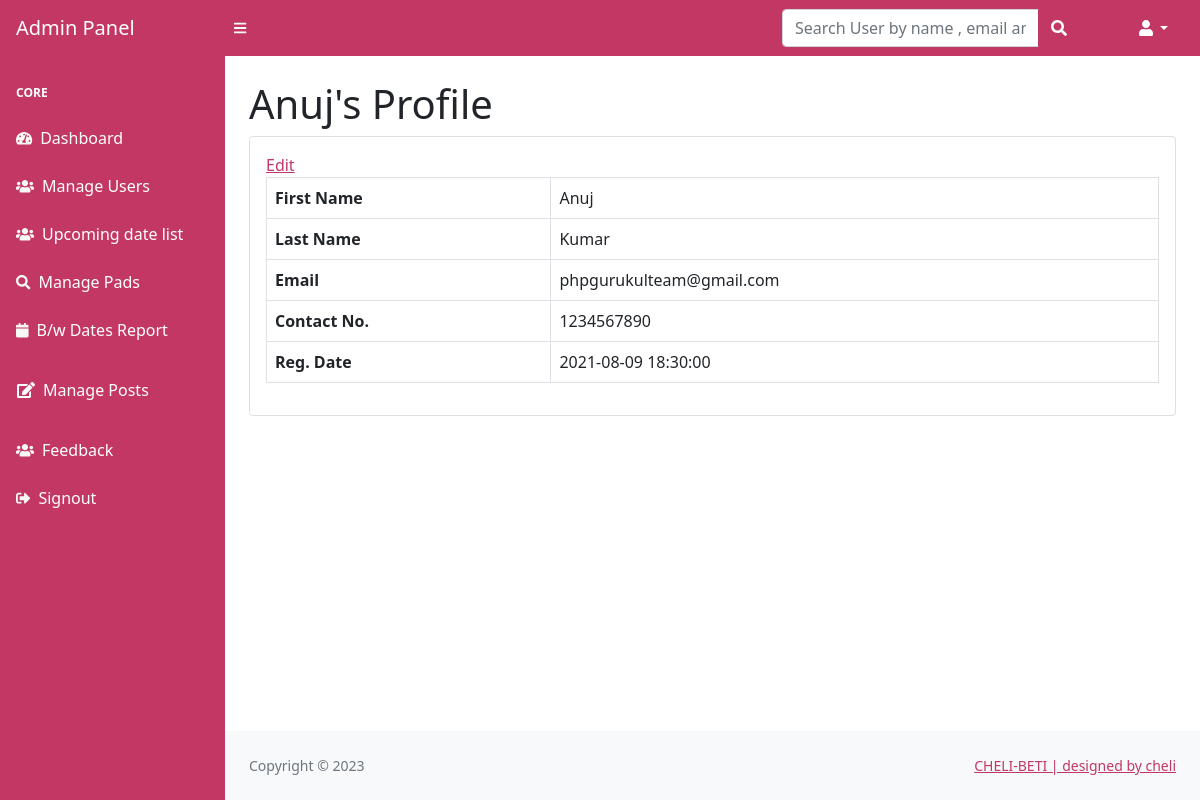
Screenshot of /login/loginsystem/admin/user-profile.php?uid=13 (signed in) with the database file from the repository.
### tables this page shows
CREATE TABLE `users` (
  `id` int(11) NOT NULL,
  `fname` varchar(255) DEFAULT NULL,
  `lname` varchar(255) DEFAULT NULL,
  `email` varchar(255) DEFAULT NULL,
  `password` varchar(300) DEFAULT NULL,
  `contactno` varchar(11) DEFAULT NULL,
  `posting_date` timestamp NOT NULL DEFAULT current_timestamp(),
  `location` varchar(50) NOT NULL
);

### login/loginsystem/admin/user-profile.php (the view, shortened to what this page needs)
<?php session_start();
include_once('../includes/config.php');
if (strlen($_SESSION['adminid']==0)) {
  header('location:logout.php');
  } else{
?>
<!DOCTYPE html>
<html lang="en">
    <head>
        <link href="https://cdn.jsdelivr.net/npm/simple-datatables@latest/dist/style.css" rel="stylesheet" />
        <link href="../css/styles.css" rel="stylesheet" />
    </head>
    <body class="sb-nav-fixed">
      <?php include_once('includes/navbar.php');?>
        <div id="layoutSidenav">
          <?php include_once('includes/sidebar.php');?>
            <div id="layoutSidenav_content">
                <main>
                    <div class="container-fluid px-4">
<?php
$userid=$_GET['uid'];
$query=mysqli_query($con,"select * from users where id='$userid'");
while($result=mysqli_fetch_array($query))
{?>
                        <h1 class="mt-4"><?php echo $result['fname'];?>'s Profile</h1>
                        <div class="card mb-4">
                            <div class="card-body">
                                <a href="edit-profile.php?uid=<?php echo $result['id'];?>">Edit</a>
                                <table class="table table-bordered">
                                   <tr>
                                    <th>First Name</th>
                                       <td><?php echo $result['fname'];?></td>
                                   </tr>
                                   <tr>
                                       <th>Last Name</th>
                                       <td><?php echo $result['lname'];?></td>
                                   </tr>
                                   <tr>
                                       <th>Email</th>
                                       <td colspan="3"><?php echo $result['email'];?></td>
                                   </tr>
                                     <tr>
                                       <th>Contact No.</th>
                                       <td colspan="3"><?php echo $result['contactno'];?></td>
                                   </tr>
                                        <tr>
                                       <th>Reg. Date</th>
                                       <td colspan="3"><?php echo $result['posting_date'];?></td>
                                   </tr>
                                </table>
                            </div>
                        </div>
<?php } ?>
                    </div>
                </main>
          <?php include('../includes/footer.php');?>
            </div>
        </div>
    </body>
</html>
<?php } ?>

### rows the page displays
users: fname "Anuj", lname "Kumar", email "phpgurukulteam@gmail.com", contactno "1234567890", posting_date "2021-08-09 18:30:00"
